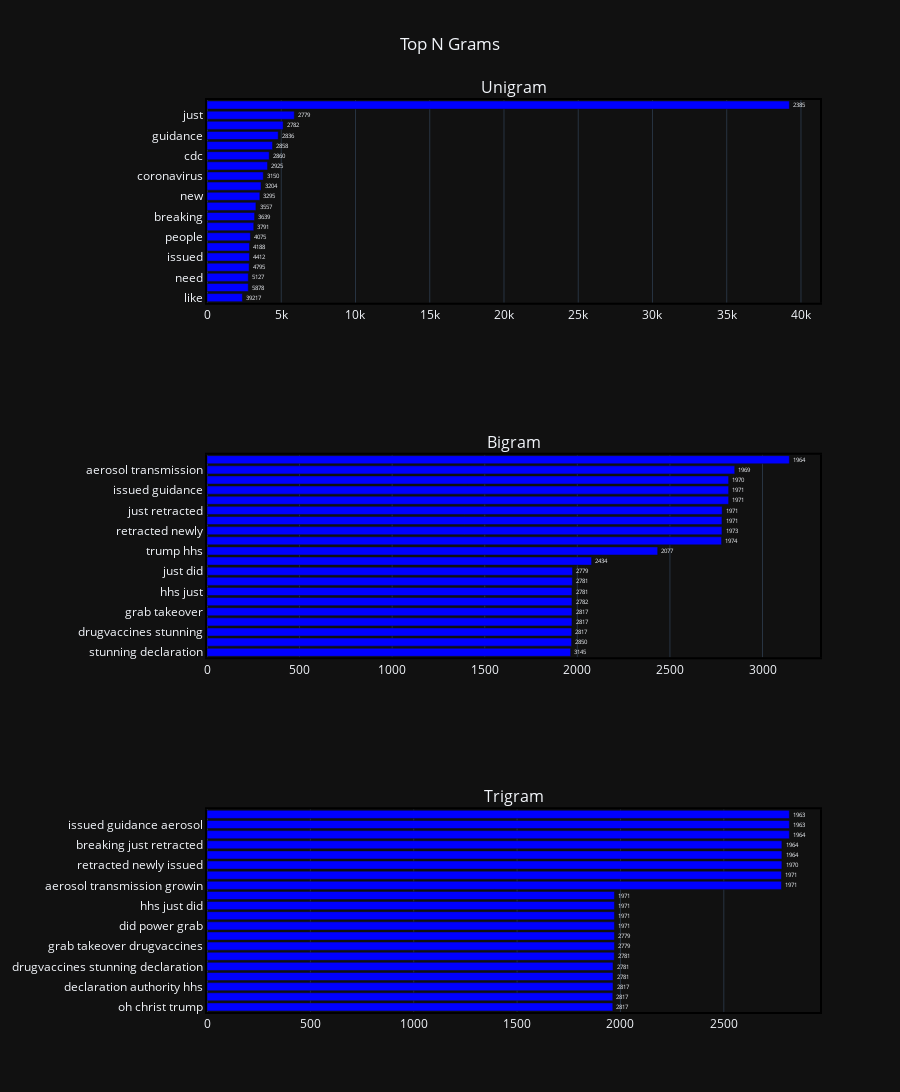

Write notebook code for a chart like this one.
### Code cell
from plotly.subplots import make_subplots
fig = make_subplots(
    rows=3, cols=1,subplot_titles=("Unigram","Bigram",'Trigram'),
    specs=[[{"type": "scatter"}],
           [{"type": "scatter"}],
           [{"type": "scatter"}]
          ])

fig.add_trace(go.Bar(
    y=unigram_df['text'][::-1],
    x=unigram_df['count'][::-1],
    marker={'color': "blue"},  
    text=unigram_df['count'],
    textposition = "outside",
    orientation="h",
    name="Months",
),row=1,col=1)

fig.add_trace(go.Bar(
    y=bigram_df['text'][::-1],
    x=bigram_df['count'][::-1],
    marker={'color': "blue"},  
    text=bigram_df['count'],
     name="Days",
    textposition = "outside",
    orientation="h",
),row=2,col=1)

fig.add_trace(go.Bar(
    y=trigram_df['text'][::-1],
    x=trigram_df['count'][::-1],
    marker={'color': "blue"},  
    text=trigram_df['count'],
     name="Days",
    orientation="h",
    textposition = "outside",
),row=3,col=1)

fig.update_xaxes(showline=True, linewidth=2, linecolor='black', mirror=True)
fig.update_yaxes(showline=True, linewidth=2, linecolor='black', mirror=True)
fig.update_layout(title_text='Top N Grams',xaxis_title=" ",yaxis_title=" ",
                  showlegend=False,title_x=0.5,height=1200,template="plotly_dark")
fig.show()

### Figure 1 — Plotly figure (JSON) as saved in the notebook; plotly's stock layout.template omitted (floating-point values rounded to 4 significant figures)
{"data": [{"marker": {"color": "blue"}, "name": "Months", "orientation": "h", "text": [39217, 5878, 5127, 4795, 4412, 4188, 4075, 3791, 3639, 3557, 3295, 3204, 3150, 2925, 2860, 2858, 2836, 2782, 2779, 2385], "textposition": "outside", "type": "bar", "x": [2385, 2779, 2782, 2836, 2858, 2860, 2925, 3150, 3204, 3295, 3557, 3639, 3791, 4075, 4188, 4412, 4795, 5127, 5878, 39217], "xaxis": "x", "y": ["like", "growin", "need", "retracted", "issued", "newly", "people", "airborne", "breaking", "cases", "new", "trump", "coronavirus", "transmission", "cdc", "hhs", "guidance", "aerosol", "just", "rt"], "yaxis": "y"}, {"marker": {"color": "blue"}, "name": "Days", "orientation": "h", "text": [3145, 2850, 2817, 2817, 2817, 2782, 2781, 2781, 2779, 2434, 2077, 1974, 1973, 1971, 1971, 1971, 1971, 1970, 1969, 1964], "textposition": "outside", "type": "bar", "x": [1964, 1969, 1970, 1971, 1971, 1971, 1971, 1973, 1974, 2077, 2434, 2779, 2781, 2781, 2782, 2817, 2817, 2817, 2850, 3145], "xaxis": "x2", "y": ["stunning declaration", "rt oh", "drugvaccines stunning", "takeover drugvaccines", "grab takeover", "did power", "hhs just", "power grab", "just did", "aerosol airborne", "trump hhs", "transmission growin", "retracted newly", "breaking just", "just retracted", "guidance aerosol", "issued guidance", "newly issued", "aerosol transmission", "rt breaking"], "yaxis": "y2"}, {"marker": {"color": "blue"}, "name": "Days", "orientation": "h", "text": [2817, 2817, 2817, 2781, 2781, 2781, 2779, 2779, 1971, 1971, 1971, 1971, 1971, 1971, 1970, 1964, 1964, 1964, 1963, 1963], "textposition": "outside", "type": "bar", "x": [1963, 1963, 1964, 1964, 1964, 1970, 1971, 1971, 1971, 1971, 1971, 1971, 2779, 2779, 2781, 2781, 2781, 2817, 2817, 2817], "xaxis": "x3", "y": ["oh christ trump", "rt oh christ", "declaration authority hhs", "stunning declaration authority", "drugvaccines stunning declaration", "takeover drugvaccines stunning", "grab takeover drugvaccines", "power grab takeover", "did power grab", "just did power", "hhs just did", "trump hhs just", "aerosol transmission growin", "rt breaking just", "retracted newly issued", "just retracted newly", "breaking just retracted", "guidance aerosol transmission", "issued guidance aerosol", "newly issued guidance"], "yaxis": "y3"}], "layout": {"annotations": [{"font": {"size": 16}, "showarrow": false, "text": "Unigram", "x": 0.5, "xanchor": "center", "xref": "paper", "y": 1, "yanchor": "bottom", "yref": "paper"}, {"font": {"size": 16}, "showarrow": false, "text": "Bigram", "x": 0.5, "xanchor": "center", "xref": "paper", "y": 0.6111, "yanchor": "bottom", "yref": "paper"}, {"font": {"size": 16}, "showarrow": false, "text": "Trigram", "x": 0.5, "xanchor": "center", "xref": "paper", "y": 0.2222, "yanchor": "bottom", "yref": "paper"}], "height": 1200, "showlegend": false, "title": {"text": "Top N Grams", "x": 0.5}, "xaxis": {"anchor": "y", "domain": [0, 1], "linecolor": "black", "linewidth": 2, "mirror": true, "showline": true, "title": {"text": " "}}, "xaxis2": {"anchor": "y2", "domain": [0, 1], "linecolor": "black", "linewidth": 2, "mirror": true, "showline": true}, "xaxis3": {"anchor": "y3", "domain": [0, 1], "linecolor": "black", "linewidth": 2, "mirror": true, "showline": true}, "yaxis": {"anchor": "x", "domain": [0.7778, 1], "linecolor": "black", "linewidth": 2, "mirror": true, "showline": true, "title": {"text": " "}}, "yaxis2": {"anchor": "x2", "domain": [0.3889, 0.6111], "linecolor": "black", "linewidth": 2, "mirror": true, "showline": true}, "yaxis3": {"anchor": "x3", "domain": [0, 0.2222], "linecolor": "black", "linewidth": 2, "mirror": true, "showline": true}}}
